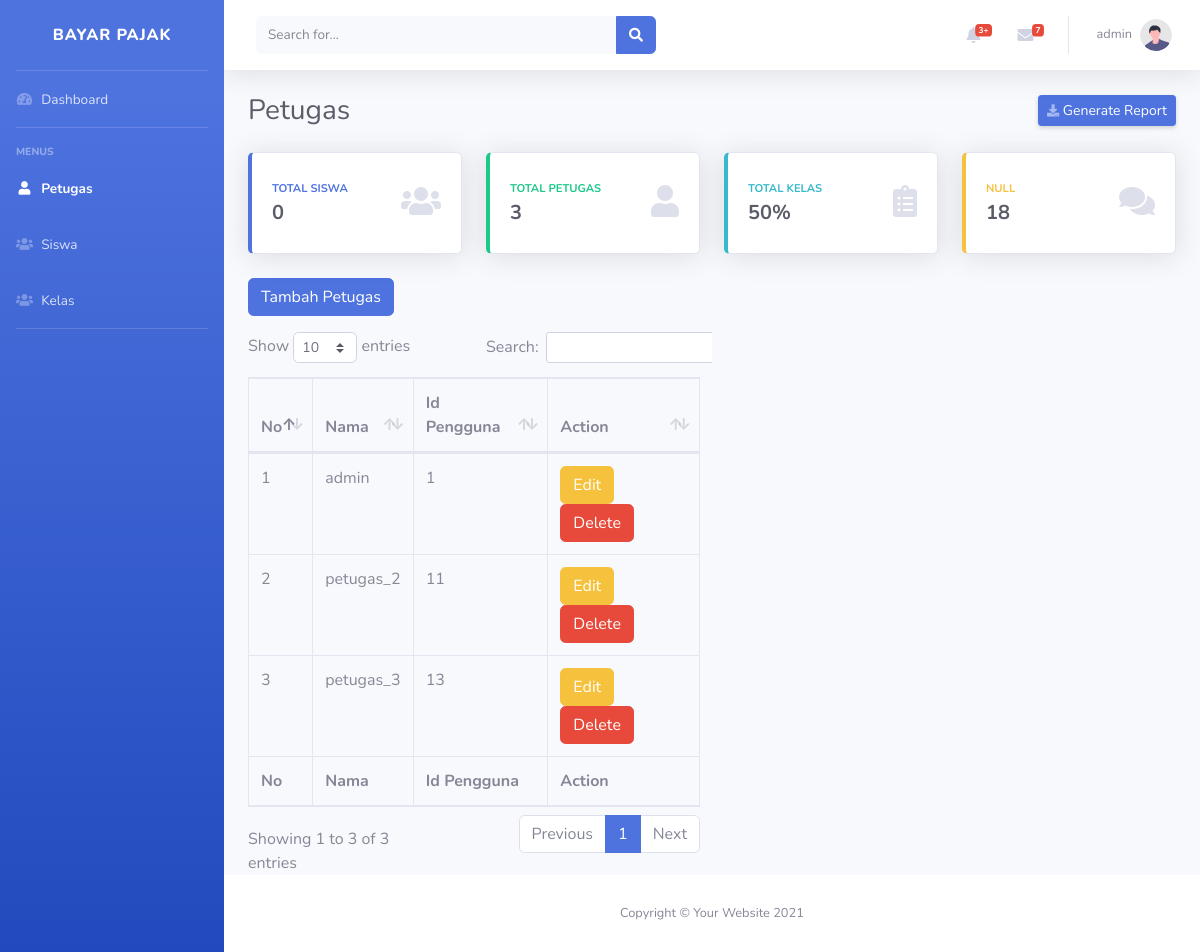
Page /admin/petugas (signed in) on the committed database.
### tables this page shows
CREATE TABLE `petugas` (
  `id` int(11) NOT NULL,
  `nama` varchar(255) NOT NULL,
  `pass` varchar(255) NOT NULL,
  `pengguna_id` int(11) NOT NULL
);

### app/core/Controller.php (called while the page is built, shortened)
<?php
class Controller{
    public function view($view, $data = [], $fixedData = []){
        require_once("../app/views/$view.php");
    }
    public function model($model){
        return new $model;
    }
}

### app/controllers/Admin.php (called while the page is built, shortened)
<?php
class Admin extends Controller{
    public function setFixedData(){
        $this->fixedData = [
            'totalSiswa' => $this->model("User_model")->countAllSiswa(),
            'totalPetugas' => $this->model("User_model")->countAllPetugas(),
        ];
        return $this->fixedData;
    }
    public function petugas(){
        $data = [
            'petugas' => $this->model("User_model")->getAllPetugas(),
            'section' => 'petugas',
        ];
        $this->view("admin/petugas/index", $data, $this->setFixedData());
    }
}

### app/core/App.php (called while the page is built, shortened)
<?php
class App{
    protected $method = "index";
    protected $params = [];
    public function __construct(){
        $url = $this->parseUrl();
        if(isset($url[0])){
            if(file_exists("../app/controllers/" . $url[0] . ".php")){
                unset($url[0]);
            }
        }
        $this->controller = new $this->controller;
        if(isset($url[1])){
            if(method_exists($this->controller, $url[1])){
                $this->method = $url[1];
            }
        }
        call_user_func_array([$this->controller, $this->method], $this->params);
    }
    public function parseUrl(){
        if(isset($_GET['url'])){
            $url = rtrim($_GET['url'], "/");
            $url = filter_var($url, FILTER_SANITIZE_URL);
            $url = explode("/", $url);
            return $url;
        };
    }
}

### public/index.php (called while the page is built, shortened)
<?php
$app = new App();

### app/core/Database.php (called while the page is built, shortened)
<?php
class Database{
    private $host = DB_HOST;
    private $user = DB_USER;
    private $pass = DB_PASS;
    private $db = DB_NAME;
    private $dbh;
    private $stmt;
    public function __construct(){
        $dsn = "mysql:host=$this->host;dbname=$this->db";
        $options = [
            PDO::ATTR_PERSISTENT => true,
            PDO::ATTR_ERRMODE => PDO::ERRMODE_EXCEPTION
        ];
        try{
            $this->dbh = new PDO($dsn, $this->user, $this->pass, $options);
        } catch(PDOException $e){
            die($e->getMessage());
        }
    }
    public function query($query){
        $this->stmt = $this->dbh->prepare($query);
    }
    public function execute(){
        $this->stmt->execute();
    }
    public function resultAll(){
        $this->execute();
        return $this->stmt->fetchAll(PDO::FETCH_ASSOC);
    }
}

### app/models/User_model.php (called while the page is built, shortened)
<?php
class User_model{
    private $petugas = "petugas";
    private $siswa = "siswa";
    private $db;
    public function __construct(){
        $this->db = new Database();
    }
    public function getAllPetugas(){
        $this->db->query("SELECT * FROM $this->petugas");
        return $this->db->resultAll();
    }
    public function countAllSiswa(){
        $this->db->query("SELECT * FROM $this->siswa");
        return $this->db->rowCount();
    }
    public function countAllPetugas(){
        $this->db->query("SELECT * FROM $this->petugas");
        return $this->db->rowCount();
    }
}

### app/views/admin/petugas/index.php (the view, shortened to what this page needs)
<div id="wrapper">
    <?php require_once(__DIR__ . "/../partials/sidebar.php"); ?>
    <div id="content-wrapper" class="d-flex flex-column">
        <div id="content">
        <?php require_once(__DIR__ . "/../partials/topbar.php")?>
            <div class="container-fluid">
                <div class="d-sm-flex align-items-center justify-content-between mb-4">
                    <h1 class="h3 mb-0 text-gray-800">Petugas</h1>
                    <a href="#" class="d-none d-sm-inline-block btn btn-sm btn-primary shadow-sm"><i
                            class="fas fa-download fa-sm text-white-50"></i> Generate Report</a>
                </div>
                <div class="row">
                    <?php require_once(__DIR__ . "/../partials/card.php");?>
                <a href="<?= BURL ?>/admin/tambahPetugas" class="btn btn-primary mb-3">Tambah Petugas</a>
                <div class="row">
                <div class="col-6 table-responsive">
                            <table class="table table-bordered" id="dataTable" width="100%" cellspacing="0">
                                <thead>
                                    <tr>
                                        <th>No</th>
                                        <th>Nama</th>
                                        <th>Id Pengguna</th>
                                        <th>Action</th>
                                    </tr>
                                </thead>
                                <tfoot>
                                    <tr>
                                        <th>No</th>
                                        <th>Nama</th>
                                        <th>Id Pengguna</th>
                                        <th>Action</th>
                                    </tr>
                                </tfoot>
                                <tbody>
                                    <?php $i = 1; ?>
                                    <?php foreach($data['petugas'] as $petugas): ?>
                                    <tr>
                                        <td><?= $i ?></td>
                                        <td><?= $petugas['nama']?></td>
                                        <td><?= $petugas['pengguna_id']?></td>
                                        <td>
                                            <a href="<?= BURL ?>/admin/editPetugas/<?= $petugas['id']?>" class="btn btn-warning">Edit</a>
                                            <form action="<?= BURL?>/admin/deletePetugas" method="POST" class="d-inline">
                                                <button class="btn btn-danger" onclick="return confirm('Yakin ingin menghapus <?= $petugas['nama']?>?')" type="submit">Delete</button>
                                            </form>
                                        </td>
                                    </tr>
                                    <?php $i++ ?>
                                    <?php endforeach ?>
                                </tbody>
                            </table>
                        </div>
                </div>
        </div>
        <footer class="sticky-footer bg-white">
            <div class="container my-auto">
                <div class="copyright text-center my-auto">
                    <span>Copyright &copy; Your Website 2021</span>
                </div>
            </div>
        </footer>
    </div>
</div>

### rows in the picture
petugas: nama "admin", pengguna "1"
petugas: nama "petugas_2", pengguna "11"
petugas: nama "petugas_3", pengguna "13"

### other values in the picture
$_SESSION['user']['username'] "admin"
$fixedData['totalSiswa'] "0"
$fixedData['totalPetugas'] "3"
